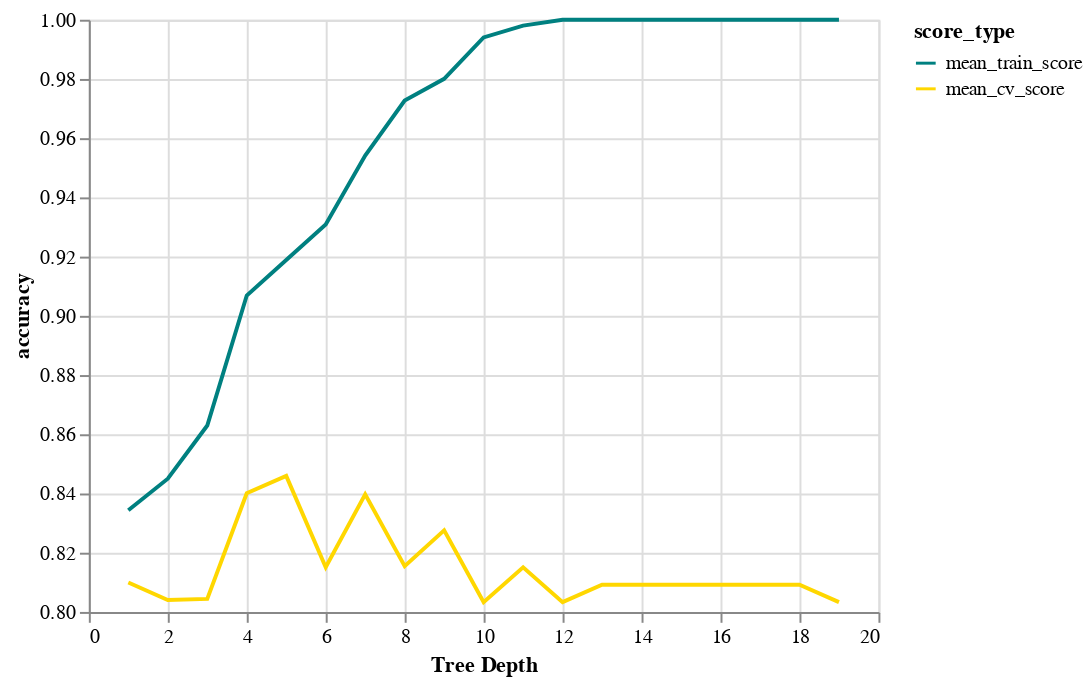

This figure's notebook cell:
### Code cell
chart1.encode(alt.Y('accuracy:Q', scale=alt.Scale(zero=False)))

### Figure 1 — Vega-Lite specification as saved in the notebook (floating-point values rounded to 4 significant figures)
{"config": {"view": {"continuousWidth": 400, "continuousHeight": 300}}, "data": {"name": "data-2dccdb607b5fdc07ce790f423573e5f3"}, "mark": "line", "encoding": {"color": {"type": "nominal", "field": "score_type", "scale": {"domain": ["mean_train_score", "mean_cv_score"], "range": ["teal", "gold"]}}, "x": {"type": "quantitative", "axis": {"title": "Tree Depth"}, "field": "depth"}, "y": {"type": "quantitative", "field": "accuracy", "scale": {"zero": false}}}, "$schema": "https://vega.github.io/schema/vega-lite/v4.8.1.json", "datasets": {"data-2dccdb607b5fdc07ce790f423573e5f3": [{"depth": 1, "score_type": "mean_train_score", "accuracy": 0.8343}, {"depth": 2, "score_type": "mean_train_score", "accuracy": 0.845}, {"depth": 3, "score_type": "mean_train_score", "accuracy": 0.863}, {"depth": 4, "score_type": "mean_train_score", "accuracy": 0.9069}, {"depth": 5, "score_type": "mean_train_score", "accuracy": 0.9188}, {"depth": 6, "score_type": "mean_train_score", "accuracy": 0.9308}, {"depth": 7, "score_type": "mean_train_score", "accuracy": 0.9541}, {"depth": 8, "score_type": "mean_train_score", "accuracy": 0.9727}, {"depth": 9, "score_type": "mean_train_score", "accuracy": 0.98}, {"depth": 10, "score_type": "mean_train_score", "accuracy": 0.994}, {"depth": 11, "score_type": "mean_train_score", "accuracy": 0.998}, {"depth": 12, "score_type": "mean_train_score", "accuracy": 1.0}, {"depth": 13, "score_type": "mean_train_score", "accuracy": 1.0}, {"depth": 14, "score_type": "mean_train_score", "accuracy": 1.0}, {"depth": 15, "score_type": "mean_train_score", "accuracy": 1.0}, {"depth": 16, "score_type": "mean_train_score", "accuracy": 1.0}, {"depth": 17, "score_type": "mean_train_score", "accuracy": 1.0}, {"depth": 18, "score_type": "mean_train_score", "accuracy": 1.0}, {"depth": 19, "score_type": "mean_train_score", "accuracy": 1.0}, {"depth": 1, "score_type": "mean_cv_score", "accuracy": 0.8099}, {"depth": 2, "score_type": "mean_cv_score", "accuracy": 0.804}, {"depth": 3, "score_type": "mean_cv_score", "accuracy": 0.8044}, {"depth": 4, "score_type": "mean_cv_score", "accuracy": 0.8401}, {"depth": 5, "score_type": "mean_cv_score", "accuracy": 0.846}, {"depth": 6, "score_type": "mean_cv_score", "accuracy": 0.8151}, {"depth": 7, "score_type": "mean_cv_score", "accuracy": 0.8397}, {"depth": 8, "score_type": "mean_cv_score", "accuracy": 0.8154}, {"depth": 9, "score_type": "mean_cv_score", "accuracy": 0.8276}, {"depth": 10, "score_type": "mean_cv_score", "accuracy": 0.8033}, {"depth": 11, "score_type": "mean_cv_score", "accuracy": 0.8151}, {"depth": 12, "score_type": "mean_cv_score", "accuracy": 0.8033}, {"depth": 13, "score_type": "mean_cv_score", "accuracy": 0.8092}, {"depth": 14, "score_type": "mean_cv_score", "accuracy": 0.8092}, {"depth": 15, "score_type": "mean_cv_score", "accuracy": 0.8092}, {"depth": 16, "score_type": "mean_cv_score", "accuracy": 0.8092}, {"depth": 17, "score_type": "mean_cv_score", "accuracy": 0.8092}, {"depth": 18, "score_type": "mean_cv_score", "accuracy": 0.8092}, {"depth": 19, "score_type": "mean_cv_score", "accuracy": 0.8033}]}}
